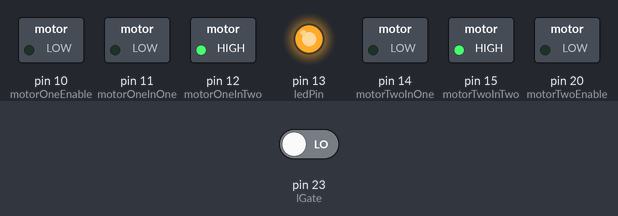
Bench run of a sketch on a simulated Arduino Mega 2560, built with avr-gcc and run on an emulated ATmega2560. Parts: switched loads named in the sketch (green lamp = pin HIGH), output pins drawn as LEDs (lit = HIGH). The test bench sets the inputs (shaded band); at power-on: pin 23 (lGate) LOW.

Above: at 0.1 s.
Timing chart, 0 to 1.6 s (numbered marks = the images above):
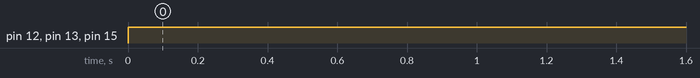

Measured:
- by itself, pin 12 (motorOneInTwo), pin 13 (ledPin), pin 15 (motorTwoInTwo): LOW → HIGH at 0.00 s

The sketch:

PID-Test.ino
```cpp
#include <PID_v1.h>

int motorOneInOne = 11;
int motorOneInTwo = 12;
int motorOneEnable = 10;

int motorTwoInOne = 14;
int motorTwoInTwo = 15;
int motorTwoEnable = 20;

int ledPin = 13;

int lGate = 23;
int rGate = 22;

int rNumCount = 0;
int lNumCount = 0;

boolean rGatePrev = false;
boolean lGatePrev = false;

//PID
double Setpoint, Input, Output;

PID leftPID(&Input, &Output, &Setpoint, 80, 20, 0.30, DIRECT);

void setup() {
  // put your setup code here, to run once:
  pinMode(motorOneInOne, OUTPUT);
  pinMode(motorOneInTwo, OUTPUT);
  pinMode(motorOneEnable, OUTPUT);

  pinMode(motorTwoInOne, OUTPUT);
  pinMode(motorTwoInTwo, OUTPUT);
  pinMode(motorTwoEnable, OUTPUT);

  pinMode(lGate, INPUT);
  pinMode(rGate, INPUT);

  pinMode(ledPin, OUTPUT);
  digitalWrite(ledPin, HIGH);

  digitalWrite(motorOneInOne, LOW);
  digitalWrite(motorOneInTwo, HIGH);

  digitalWrite(motorTwoInOne, LOW);
  digitalWrite(motorTwoInTwo, HIGH);

  Input = checkLeftRotations(100);
  Setpoint = 3;
  leftPID.SetMode(AUTOMATIC);
  leftPID.SetOutputLimits(0, 255);

  Serial.begin(9600);
}

void loop() {
  // put your main code here, to run repeatedly:
  Input = checkLeftRotations(100);
  Serial.print(Input);
  leftPID.Compute();
  Serial.print(" "); Serial.println(Output);
  analogWrite(motorOneEnable, Output);
}

int checkLeftRotations(unsigned int milliseconds)
{
  unsigned int startTime = millis();
  int lNumCount = 0;
  while ((millis() - startTime) != milliseconds)
  {
    if (digitalRead(lGate) && !lGatePrev)
    {
      lNumCount++;
      lGatePrev = true;
    }
    else if (!digitalRead(lGate) && lGatePrev)
    {
      lGatePrev = false;
    }
  }

  return lNumCount;
}

int checkRightRotations(unsigned int milliseconds)
{
  unsigned int startTime = millis();
  int rNumCount = 0;
  while ((millis() - startTime) != milliseconds)
  {
    if (digitalRead(rGate) && !rGatePrev)
    {
      rNumCount++;
      rGatePrev = true;
    }
    else if (!digitalRead(rGate) && rGatePrev)
    {
      rGatePrev = false;
    }
  }

  return rNumCount;
}
```
